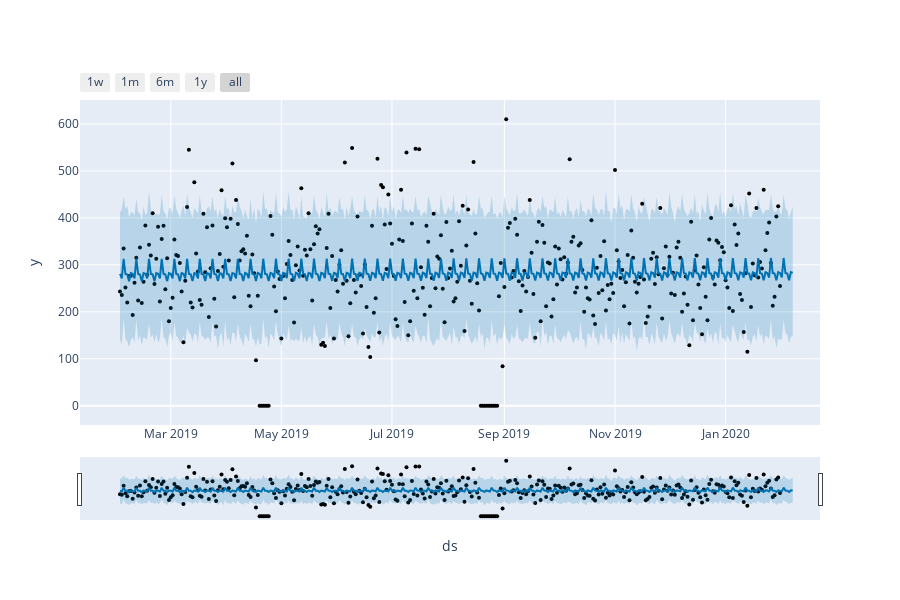

Notebook source saved alongside this figure:
### Code cell
from prophet.plot import plot_plotly, plot_components_plotly

plot_plotly(m, forecast)

### Figure 1 — Plotly figure (JSON) as saved in the notebook; plotly's stock layout.template omitted (floating-point values rounded to 4 significant figures; data arrays with more than 128 entries replaced by an {"elided": "..."} marker saying what was removed)
{"data": [{"marker": {"color": "black", "size": 4}, "mode": "markers", "name": "Actual", "type": "scatter", "x": {"elided": "365 str values"}, "y": {"elided": "365 float values"}}, {"hoverinfo": "skip", "line": {"width": 0}, "mode": "lines", "type": "scatter", "x": {"elided": "372 str values"}, "y": {"elided": "372 float values"}}, {"fill": "tonexty", "fillcolor": "rgba(0, 114, 178, 0.2)", "line": {"color": "#0072B2", "width": 2}, "mode": "lines", "name": "Predicted", "type": "scatter", "x": {"elided": "372 str values"}, "y": {"elided": "372 float values"}}, {"fill": "tonexty", "fillcolor": "rgba(0, 114, 178, 0.2)", "hoverinfo": "skip", "line": {"width": 0}, "mode": "lines", "type": "scatter", "x": {"elided": "372 str values"}, "y": {"elided": "372 float values"}}], "layout": {"height": 600, "showlegend": false, "width": 900, "xaxis": {"rangeselector": {"buttons": [{"count": 7, "label": "1w", "step": "day", "stepmode": "backward"}, {"count": 1, "label": "1m", "step": "month", "stepmode": "backward"}, {"count": 6, "label": "6m", "step": "month", "stepmode": "backward"}, {"count": 1, "label": "1y", "step": "year", "stepmode": "backward"}, {"step": "all"}]}, "rangeslider": {"visible": true}, "title": {"text": "ds"}, "type": "date"}, "yaxis": {"title": {"text": "y"}}}}
